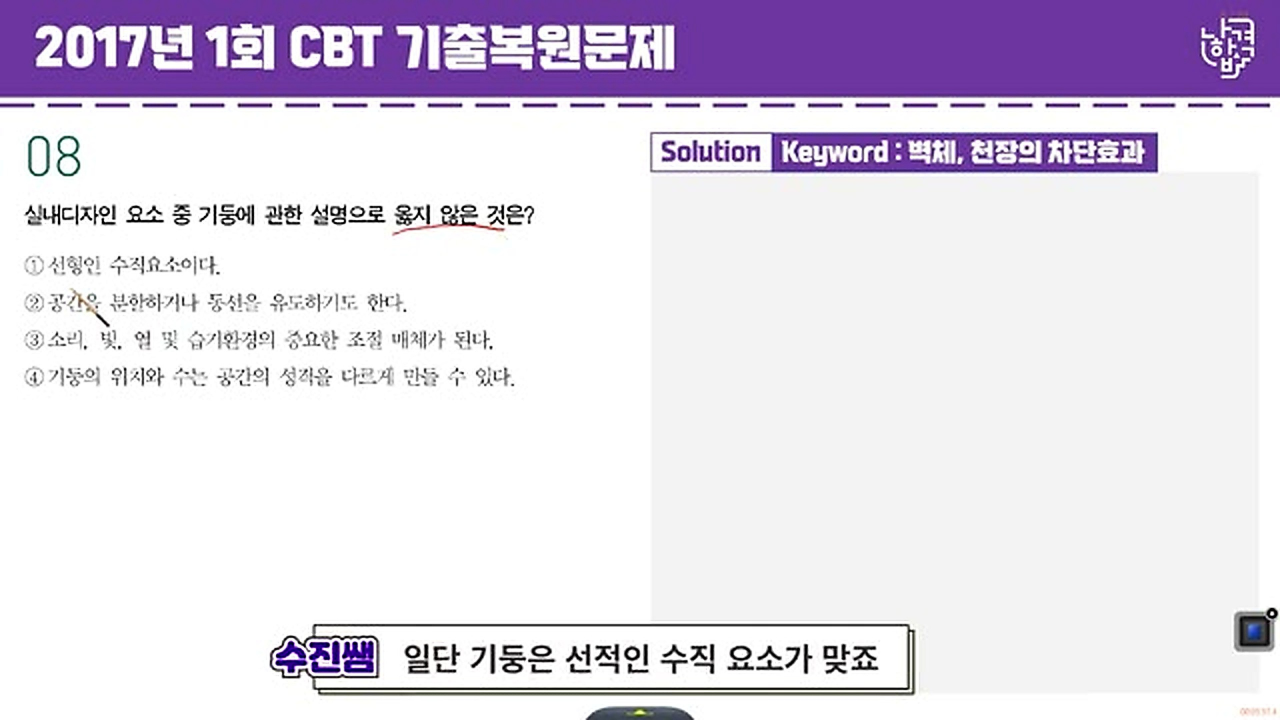
#> input picture images/기출문제/이미지/2017-1회/q08.jpg, 3840 x 2160 px (shown at 1/3 size)
$ python -i make_summary_images.py   (imports and definitions only)
#> lines starting #> are read from the running program, lines starting #| are printed output that depends on the picture
from pathlib import Path
from PIL import Image, ImageFilter, ImageEnhance

VAULT = Path('/var/minis/mounts/minis1/obsidian-vault/지식/실내건축기능사')
OUT = VAULT / '기출핵심요약' / '이미지확대'


def output_names(round_id, number):
    return f'{round_id}-q{int(number):02d}-problem.jpg', f'{round_id}-q{int(number):02d}-full.jpg'


def enhance_image(src, problem_out, full_out):
#> called with src = '../images/기출문제/이미지/2017-1회/q08.jpg', problem_out = 'out.png', full_out = 'out1.png'
    im = Image.open(src).convert('RGB')
#> im is the input picture: PIL image 3840x2160 RGB; mean R, G, B 224.8, 217.7, 231.3
    # Source videos are 640x360. Use a high-quality 4x enlargement and mild
    # sharpening; keep the full frame for context and a problem crop for text.
    scale = 1.5
    full = im.resize((int(im.width * scale), int(im.height * scale)), Image.Resampling.LANCZOS)
    full = ImageEnhance.Contrast(full).enhance(1.06)
    full = ImageEnhance.Sharpness(full).enhance(1.35).filter(ImageFilter.UnsharpMask(radius=1.2, percent=105, threshold=3))
    # The question occupies the left ~62% of the NaHapgyeok frame.
    crop = im.crop((0, 0, int(im.width * 0.62), im.height))
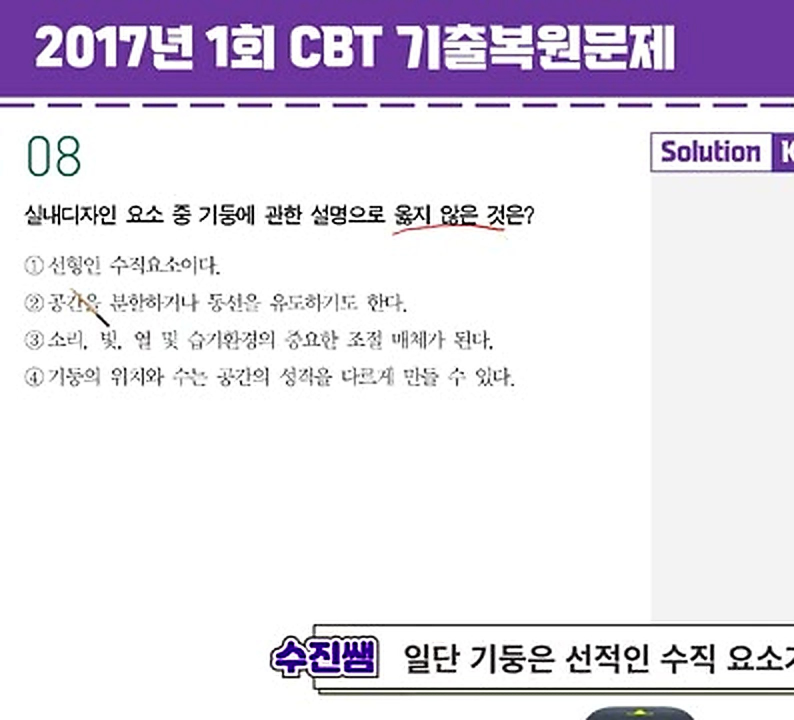
#> crop: PIL image 2380x2160 RGB (shown at 1/3 size); mean R, G, B 227.8, 221.7, 233.4
    problem = crop.resize((int(crop.width * scale), int(crop.height * scale)), Image.Resampling.LANCZOS)
    problem = ImageEnhance.Contrast(problem).enhance(1.08)
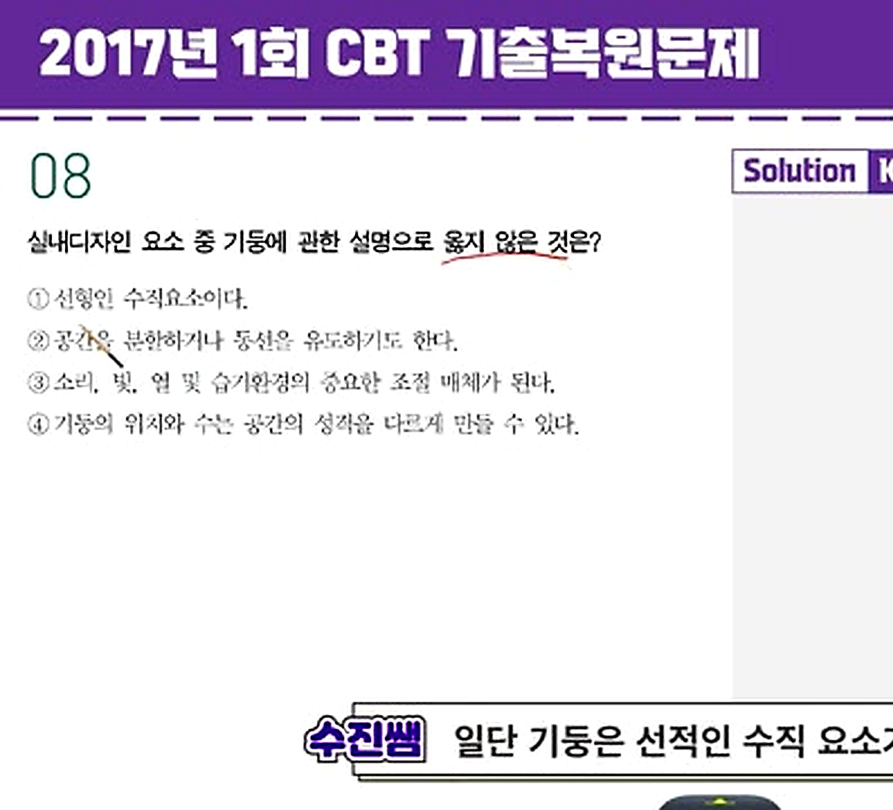
#> problem: PIL image 3570x3240 RGB (shown at 1/4 size); mean R, G, B 226.5, 220, 232.5
    problem = ImageEnhance.Sharpness(problem).enhance(1.5).filter(ImageFilter.UnsharpMask(radius=1.3, percent=115, threshold=3))
#> (the run stopped early here; a loop or call above may not have finished)

$ run again, on images/기출문제/이미지/2018-1회/q13.jpg
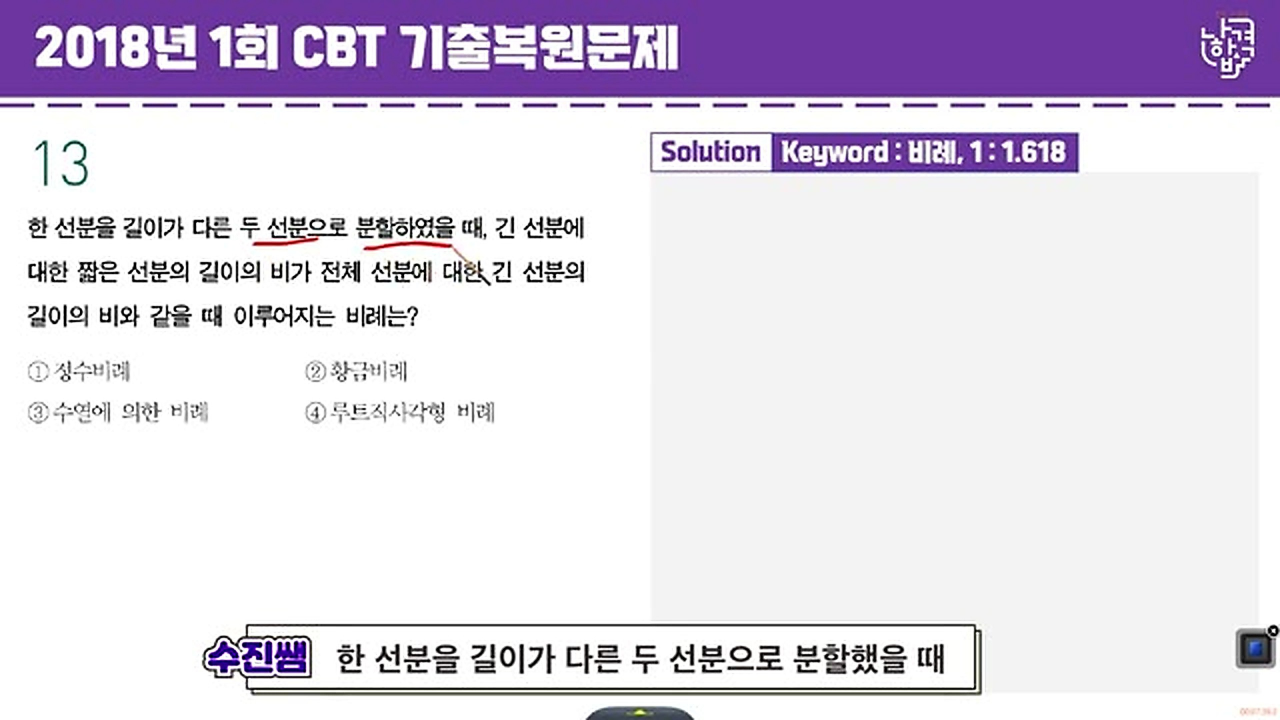
#> input picture images/기출문제/이미지/2018-1회/q13.jpg, 3840 x 2160 px (shown at 1/3 size)
#> in enhance_image, im is the input picture: PIL image 3840x2160 RGB; mean R, G, B 223.1, 216.1, 229.4
#> in enhance_image, `crop = im.crop((0, 0, int(im.width * 0.62), im.height))`:
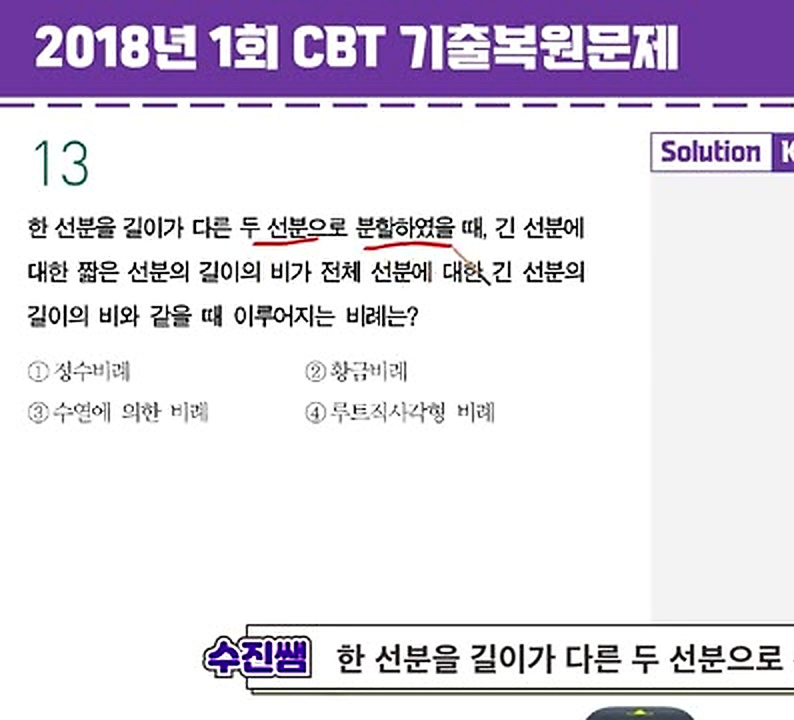
#> crop: PIL image 2380x2160 RGB (shown at 1/3 size); mean R, G, B 225.2, 219, 230.5
#> in enhance_image, `problem = crop.resize((int(crop.width * scale), int(crop.height * scal..`:
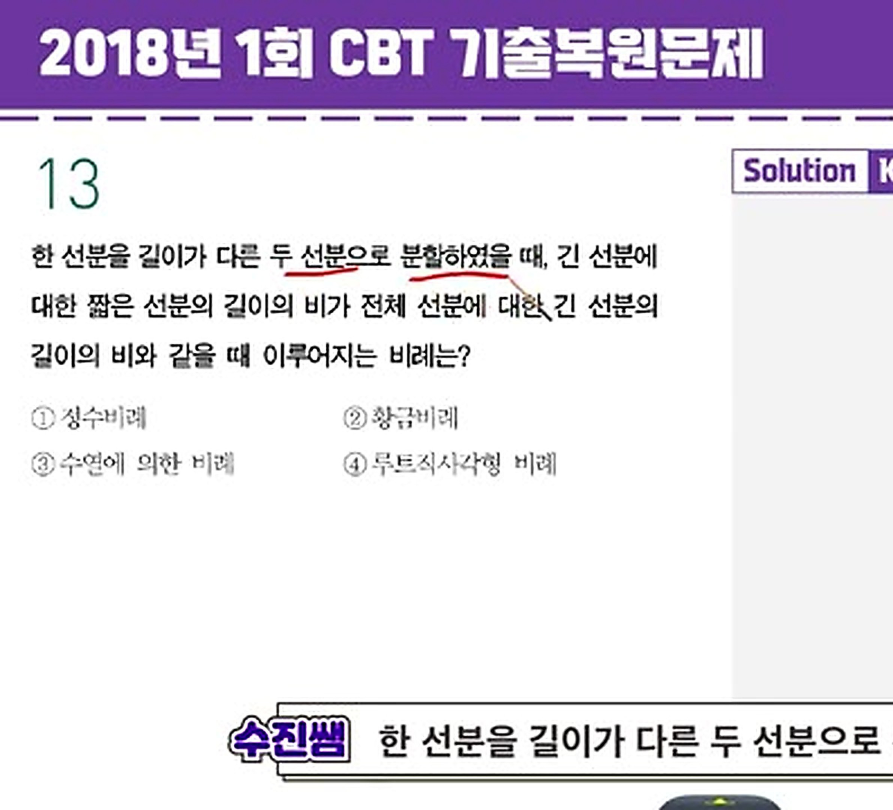
#> problem: PIL image 3570x3240 RGB (shown at 1/4 size); mean R, G, B 225.2, 219, 230.5

$ run again, on images/기출문제/이미지/2019-1회/q05.jpg
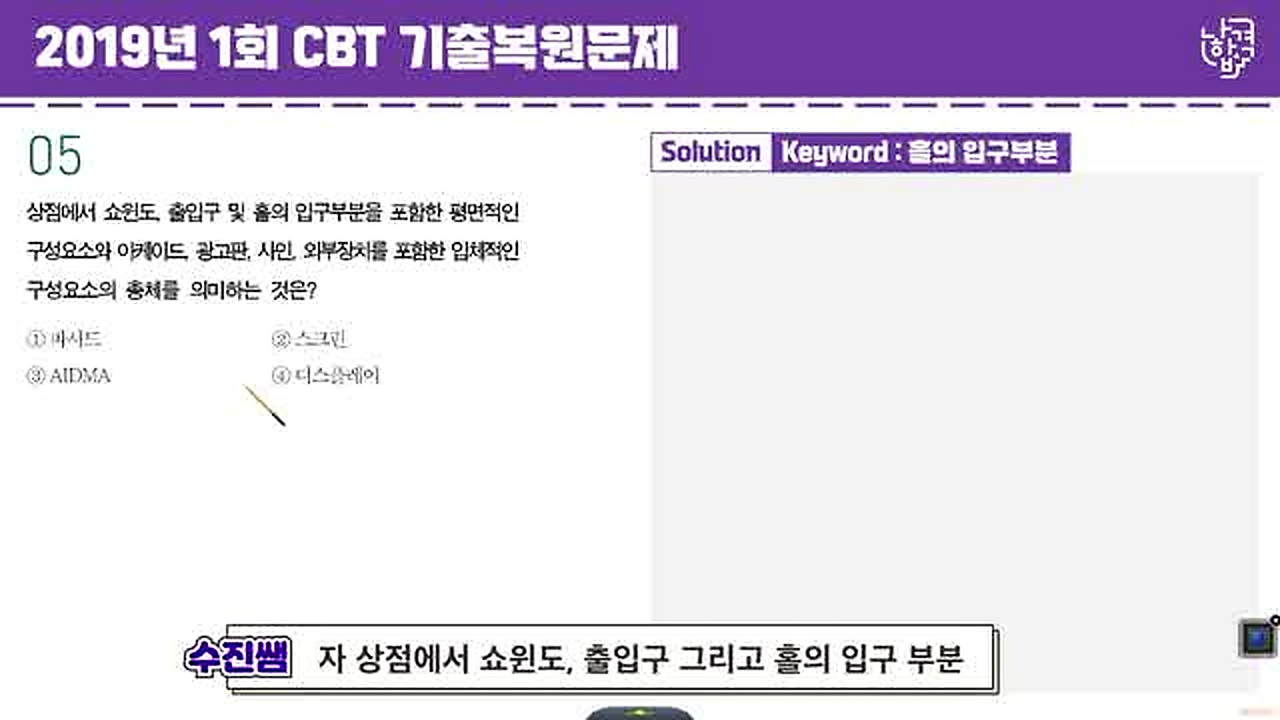
#> input picture images/기출문제/이미지/2019-1회/q05.jpg, 3840 x 2160 px (shown at 1/3 size)
#> in enhance_image, im is the input picture: PIL image 3840x2160 RGB; mean R, G, B 223.9, 217.1, 230.2
#> in enhance_image, `crop = im.crop((0, 0, int(im.width * 0.62), im.height))`:
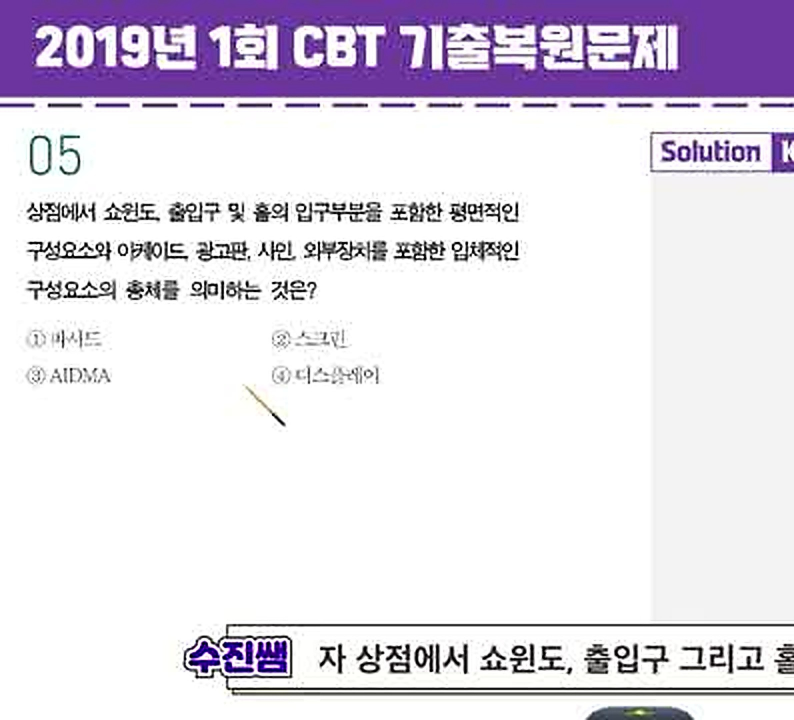
#> crop: PIL image 2380x2160 RGB (shown at 1/3 size); mean R, G, B 226.2, 220.3, 231.7
#> in enhance_image, `problem = ImageEnhance.Contrast(problem).enhance(1.08)`:
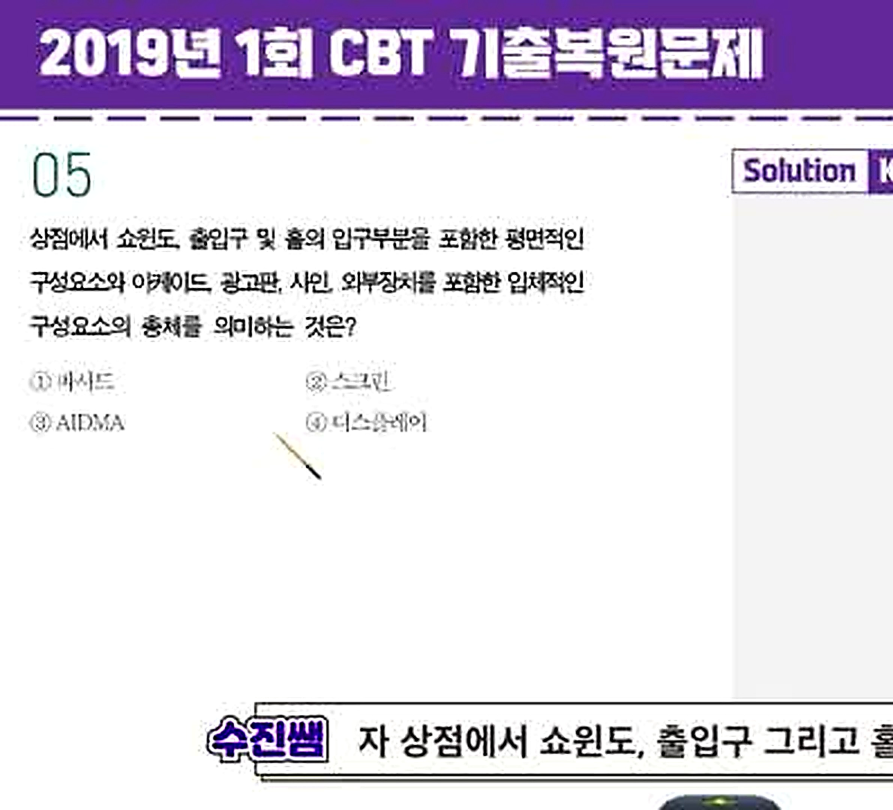
#> problem: PIL image 3570x3240 RGB (shown at 1/4 size); mean R, G, B 224.9, 218.5, 230.8
